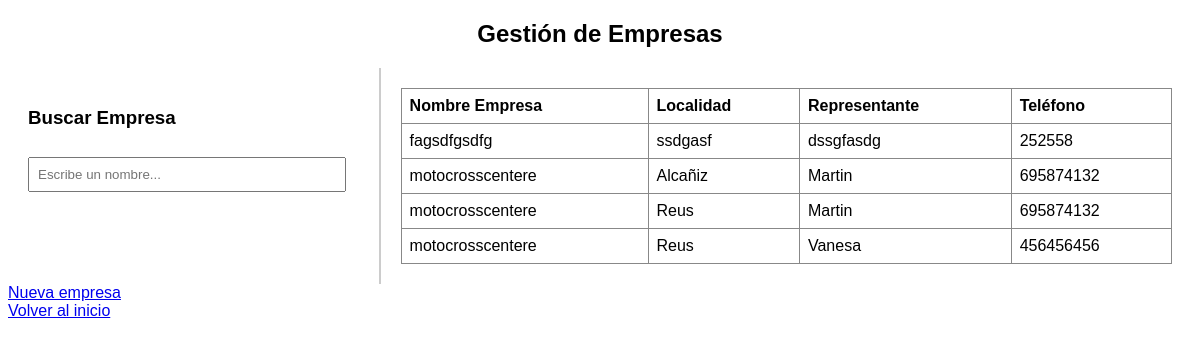
/padi/Busca.php, run on the app's committed database.
### tables this page shows
CREATE TABLE `empresa` (
  `nombrefc` varchar(100) NOT NULL,
  `cif` varchar(9) NOT NULL,
  `plazas` int(11) NOT NULL,
  `telefono` int(11) NOT NULL,
  `correo` varchar(100) NOT NULL,
  `web` varchar(1000) NOT NULL,
  `Representante_dni` varchar(10) NOT NULL
);

CREATE TABLE `lugar` (
  `id` int(11) NOT NULL,
  `Comunidad` varchar(50) NOT NULL,
  `Localidad` varchar(45) NOT NULL,
  `provincia` varchar(45) NOT NULL,
  `Codigo_postal` int(11) NOT NULL,
  `direccion` varchar(45) NOT NULL,
  `empresa_cif` varchar(9) NOT NULL
);

CREATE TABLE `representante` (
  `nombre` varchar(45) NOT NULL,
  `dni` varchar(10) NOT NULL,
  `cargo` varchar(45) NOT NULL,
  `telefono` int(11) NOT NULL,
  `correo` varchar(45) NOT NULL
);

### padi/Busca.php (the view, shortened to what this page needs)
<?php
$host = "localhost";
$user = "root";
$password = "";
$database = "padi";
$conn = new mysqli($host, $user, $password, $database);
$sql = "
    SELECT
        e.nombrefc,
        l.Localidad,
        r.nombre AS representante,
        e.telefono
    FROM empresa e
    LEFT JOIN lugar l ON e.cif = l.empresa_cif
    LEFT JOIN representante r ON e.Representante_dni = r.dni
";
$result = $conn->query($sql);
?>
<!DOCTYPE html>
<html lang="es">
<head>
    <link rel="stylesheet" href="">
</head>
<body>
<h2 style="text-align: center;">Gestión de Empresas</h2>
<div class="container">
    <div class="filter">
        <h3>Buscar Empresa</h3>
        <input type="text" id="busqueda" onkeyup="filtrarEmpresas()" placeholder="Escribe un nombre...">
    </div>
    <div class="table-section">
        <table id="tablaEmpresas">
            <thead>
                <tr>
                    <th>Nombre Empresa</th>
                    <th>Localidad</th>
                    <th>Representante</th>
                    <th>Teléfono</th>
                </tr>
            </thead>
            <tbody>
                <?php
                if ($result && $result->num_rows > 0) {
                    while ($fila = $result->fetch_assoc()) {
                        echo "<tr>";
                        echo "<td>" . htmlspecialchars($fila["nombrefc"]) . "</td>";
                        echo "<td>" . htmlspecialchars($fila["Localidad"]) . "</td>";
                        echo "<td>" . htmlspecialchars($fila["representante"]) . "</td>";
                        echo "<td>" . htmlspecialchars($fila["telefono"]) . "</td>";
                        echo "</tr>";
                    }
                } else {
                    echo "<tr><td colspan='4'>No se encontraron empresas.</td></tr>";
                }
                ?>
            </tbody>
        </table>
    </div>
</div>
<a href="Representante.php" class="boton">Nueva empresa</a> <br>
<a href="html/index.html" class="boton">Volver al inicio</a>
</body>
</html>

### padi/Busca.php (style rules this page uses)
body { font-family: Arial, sans-serif; }
.container { display: flex; flex-direction: row; margin-top: 20px; }
.filter { width: 30%; padding: 20px; border-right: 2px solid #ccc; }
.table-section { width: 70%; padding: 20px; }
table { border-collapse: collapse; width: 100%; }
th, td { border: 1px solid #888; padding: 8px; text-align: left; }
input[type="text"] { width: 90%; padding: 8px; margin-top: 10px; margin-bottom: 20px; }

### data on the page
empresa: nombrefc "fagsdfgsdfg", lugar.Localidad "ssdgasf", Representante_dni.nombre "dssgfasdg", telefono "252558"
empresa: nombrefc "motocrosscentere", lugar.Localidad "Alcañiz", Representante_dni.nombre "Martin", telefono "695874132", lugar.Localidad "Reus"
empresa: nombrefc "motocrosscentere", lugar.Localidad "Reus", Representante_dni.nombre "Vanesa", telefono "456456456"
